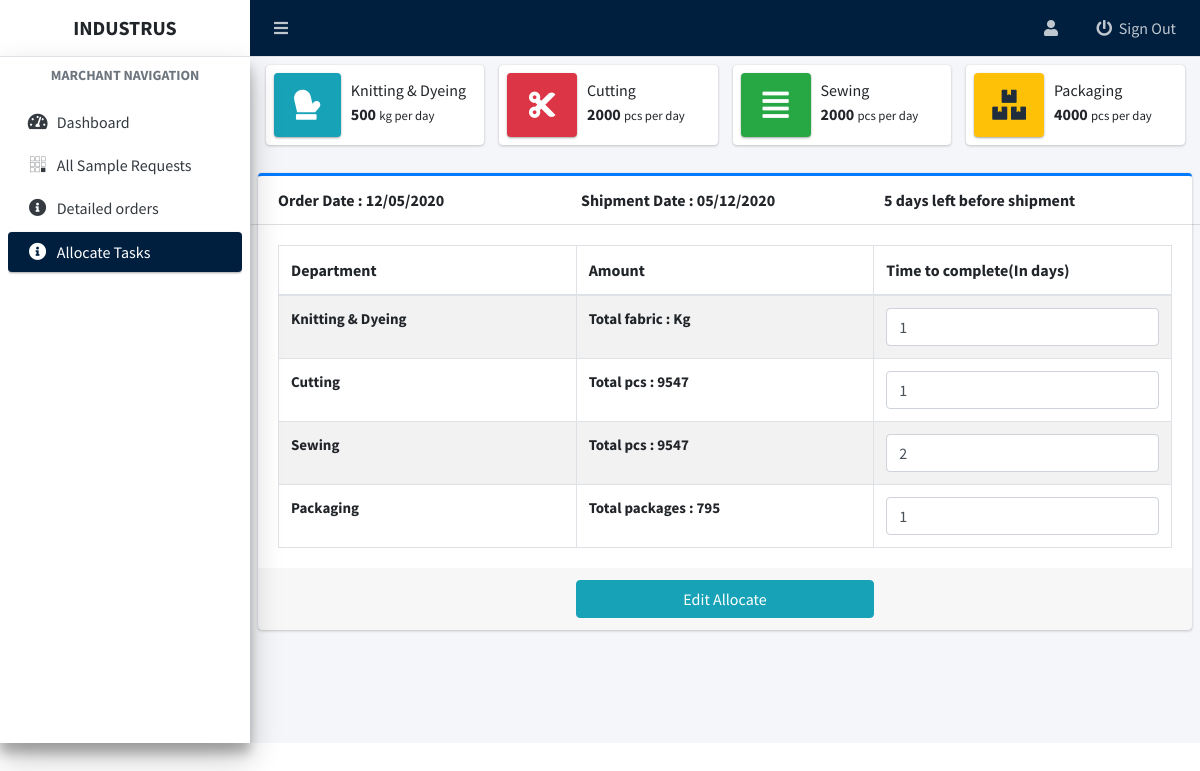
The page /admin/order-task?editable&&order-id=5eacb4b85135a (signed in) on the database its author committed.
### tables this page shows
CREATE TABLE `deaprtments` (
  `id` int(11) NOT NULL,
  `department_name` varchar(100) NOT NULL,
  `production_per_day` int(11) NOT NULL
);

CREATE TABLE `order_details` (
  `orderId` varchar(50) NOT NULL,
  `user_id` int(11) NOT NULL,
  `buyerName` varchar(200) NOT NULL,
  `companyName` varchar(200) NOT NULL,
  `productName` varchar(100) NOT NULL,
  `productPrice` varchar(100) NOT NULL,
  `composition` varchar(100) NOT NULL,
  `fabricsWeight` varchar(100) NOT NULL,
  `samplePcs` varchar(10) NOT NULL,
  `fabricConstruction` varchar(100) NOT NULL,
  `febricDescription` varchar(100) NOT NULL,
  `productSketch` varchar(200) NOT NULL,
  `yarnDescription` varchar(150) NOT NULL,
  `frontMeasurementSketch` varchar(200) NOT NULL,
  `backMeasurementSketch` varchar(200) NOT NULL,
  `collarMeasurementSketch` varchar(200) NOT NULL,
  `frontSewingSkecth` varchar(200) NOT NULL,
  `frontPlacketSkecth` varchar(200) NOT NULL,
  `slideSlitSkecth` varchar(200) NOT NULL,
  `pcs_per_box` varchar(15) NOT NULL,
  `shipmentDate` varchar(100) NOT NULL,
  `detailOrderDate` varchar(100) DEFAULT NULL,
  `sampleOrderDate` varchar(100) NOT NULL,
  `status` int(11) NOT NULL DEFAULT 0 COMMENT '0=sampledefault,1=sample_accepted,2=sample_rejected,3=pendingDetails,4 = userImputted,5=task-allocated,6=Order-in-production'
);

CREATE TABLE `order_tasks` (
  `id` int(11) NOT NULL,
  `order_id` varchar(50) NOT NULL,
  `department_id` int(11) NOT NULL,
  `assign_days` int(11) NOT NULL,
  `status` int(11) NOT NULL DEFAULT 0
);

### admin/order-task.php (the view, shortened to what this page needs)
<?php
include 'includes/admin-header.php';
include 'includes/admin-navbar.php';
include 'includes/admin-sidebar.php';
$conn = connect();
if (isset($_GET['order-id'])) {
    $sql = "SELECT * FROM order_details WHERE orderId = ?";
    $stmt = $conn->prepare($sql);
    $stmt->bind_param("s", $id);
    $id = $_GET['order-id'];
    $stmt->execute();
    $result = $stmt->get_result();
    $row = $result->fetch_assoc();
    $sql = "SELECT SUM(total) as 'total' FROM `order_colors_quantity` WHERE order_id = ?";
    $stmt = $conn->prepare($sql);
    $stmt->bind_param("s", $id);
    $stmt->execute();
    $result = $stmt->get_result();
    $sum = $result->fetch_assoc();
}
if (isset($_GET['editable'])) {
    $sql = "SELECT * FROM order_tasks WHERE order_id = ? ";
    $stmt = $conn->prepare($sql);
    $stmt->bind_param("s", $orderId);
    $stmt->execute();
    $result = $stmt->get_result();
    while ($data = $result->fetch_assoc()) {
        $tasks[] = $data;
    }
}
$sql = "SELECT * FROM deaprtments";
$stmt = $conn->prepare($sql);
$stmt->execute();
$result = $stmt->get_result();;
while ($data = $result->fetch_assoc()) {
    $depts[] = $data;
}
?>
<section class="content py-2">
    <div class="container-fluid">
        <div class="row">
            <div class="col-12 col-sm-6 col-md-3">
                <div class="info-box">
                    <span class="info-box-icon bg-info elevation-1"><i class="fas fa-mitten"></i></span>
                    <div class="info-box-content">
                        <span class="info-box-text"><?= $depts[0]['department_name'] ?></span>
                        <span class="info-box-number">
                            <?= $depts[0]['production_per_day'] ?>
                            <small>kg per day</small>
                        </span>
                    </div>
                </div>
            </div>
            <div class="col-12 col-sm-6 col-md-3">
                <div class="info-box mb-3">
                    <span class="info-box-icon bg-danger elevation-1"><i class="fas fa-cut"></i></span>
                    <div class="info-box-content">
                        <span class="info-box-text"><?= $depts[1]['department_name'] ?></span>
                        <span class="info-box-number">
                            <?= $depts[1]['production_per_day'] ?>
                            <small>pcs per day</small>
                        </span>
                    </div>
                </div>
            </div>
            <div class="col-12 col-sm-6 col-md-3">
                <div class="info-box mb-3">
                    <span class="info-box-icon bg-success elevation-1"><i class="fas fa-align-justify"></i></span>
                    <div class="info-box-content">
                        <span class="info-box-text"><?= $depts[2]['department_name'] ?></span>
                        <span class="info-box-number">
                            <?= $depts[2]['production_per_day'] ?>
                            <small>pcs per day</small>
                        </span>
                    </div>
                </div>
            </div>
            <div class="col-12 col-sm-6 col-md-3">
                <div class="info-box mb-3">
                    <span class="info-box-icon bg-warning elevation-1"><i class="fas fa-boxes"></i></span>
                    <div class="info-box-content">
                        <span class="info-box-text"><?= $depts[3]['department_name'] ?></span>
                        <span class="info-box-number">
                            <?= $depts[3]['production_per_day'] ?>
                            <small>pcs per day</small>
                        </span>
                    </div>
                </div>
            </div>
        </div>
    </div>
</section>
<section class="content py-1">
    <div class="card card-primary card-outline">
        <div class="card-header row" style="font-weight:bold;">
            <div class="col-4">
                Order Date : <?= $row['detailOrderDate'] ?>
            </div>
            <div class="col-4">
                Shipment Date : <?= $row['shipmentDate'] ?>
            </div>
            <div class="col-4">
                <?php
                $date = date('m/d/Y');
                $startTimeStamp = strtotime($date);
                $endTimeStamp = strtotime($row['shipmentDate']);
                $timeDiff = abs($endTimeStamp - $startTimeStamp);
                $numberDays = $timeDiff / 86400;
                $numberDays = intval($numberDays);
                echo $numberDays;
                ?> days left before shipment
            </div>
        </div>
        <form id="form" action="controllers/tasksController" method="POST">
            <div class="card-body">
                <table id="example2" class="table table-bordered table-hover table-striped">
                    <thead>
                        <tr class="">
                            <th width="33%">Department</th>
                            <th width="33%">Amount</th>
                            <th width="33%">Time to complete(In days)</th>
                        </tr>
                    </thead>
                    <tbody style="font-weight:bold;font-size:15px;">
                        <tr>
                            <td><?= $depts[0]['department_name'] ?></td>
                            <td>Total fabric : Kg</td>
                            <td>
                                <input type="text" class="form-control" id="knit_id" name="assigned_days[0]" value="<?php
                                                                                                                    if (isset($tasks)) {
                                                                                                                        if (($depts[0]['id'] == $tasks[0]['department_id'])) {
                                                                                                                            echo $tasks[0]['assign_days'];
                                                                                                                        }
                                                                                                                    }
                                                                                                                    ?>">
                            </td>
                        </tr>
                        <tr>
                            <td>Cutting</td>
                            <td>Total pcs : <?= $sum['total'] ?></td>
                            <td>
                                <input type="text" class="form-control" id="cut_id" name="assigned_days[1]" value="<?php
                                                                                                                    if (isset($tasks)) {
                                                                                                                        if (($depts[1]['id'] == $tasks[1]['department_id'])) {
                                                                                                                            echo $tasks[1]['assign_days'];
                                                                                                                        }
                                                                                                                    }
                                                                                                                    ?>">
                            </td>
                        </tr>
                        <tr>
                            <td>Sewing</td>
                            <td>Total pcs : <?= $sum['total'] ?></td>
                            <td><input type="hidden" name="dep_id[]" value="<?= $depts[2]['id'] ?>">
                                <input type="text" class="form-control" id="sew_id" name="assigned_days[2]" value="<?php
                                                                                                                    if (isset($tasks)) {
                                                                                                                        if (($depts[2]['id'] == $tasks[2]['department_id'])) {
                                                                                                                            echo $tasks[2]['assign_days'];
                                                                                                                        }
                                                                                                                    }
                                                                                                                    ?>"></td>
                        </tr>
                        <tr>
                            <td>Packaging
                            </td>
                            <td>Total packages : <?php $package = $sum['total'] / $row['pcs_per_box'];
                                                    $package = intval($package);
                                                    echo $package; ?></td>
                            <td><input type="hidden" name="dep_id[]" value="<?= $depts[3]['id'] ?>">
                                <input type="text" class="form-control" id="package_id" name="assigned_days[3]" value="<?php if (isset($tasks)) {
                                                                                                                            if (($depts[3]['id'] == $tasks[3]['department_id'])) {
                                                                                                                                echo $tasks[3]['assign_days'];
                                                                                                                            }
                                                                                                                        }
                                                                                                                        ?>"></td>
                        </tr>
                    </tbody>
                </table>
            </div>
            <div class="card-footer text-center">
                <?php if (isset($tasks)) { ?>
                    <button class="btn btn-info col-sm-4 submit" type="submit" name="edit"> Edit Allocate</button>
                <?php } else { ?>
                    <button class="btn btn-primary col-sm-4 submit" type="submit" name="save"> Save Allocate</button>
                <?php } ?>
            </div>
        </form>
    </div>
</section>
<?php include 'includes/admin-footer.php'; ?>
</body>
</html>

### rows shown on the page
deaprtments: department_name "Knitting & Dyeing", production_per_day "500"
deaprtments: department_name "Cutting", production_per_day "2000"
deaprtments: department_name "Sewing", production_per_day "2000"
deaprtments: department_name "Packaging", production_per_day "4000"
order_details: detailOrderDate "12/05/2020", shipmentDate "05/12/2020", shipmentDate "5"
order_tasks: assign_days "1"
order_tasks: assign_days "1"
order_tasks: assign_days "2"
order_tasks: assign_days "1"

### other values the page prints
$sum['total'] "9547"
$package "795"
